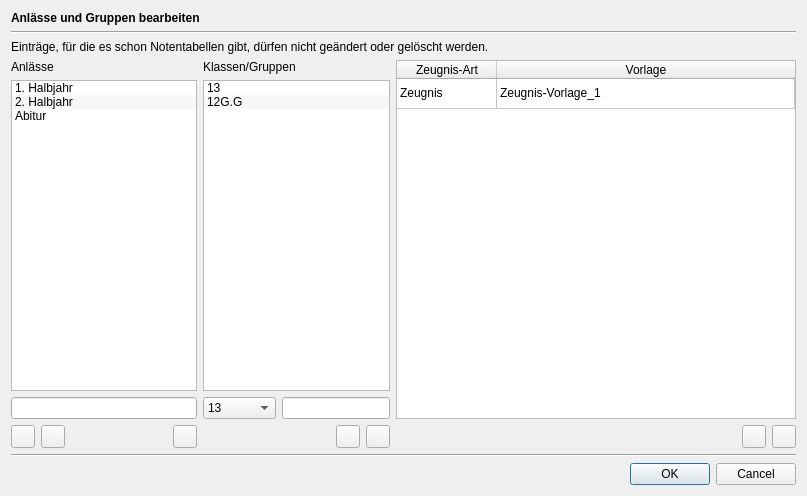
<?xml version="1.0" encoding="UTF-8"?>
<ui version="4.0">
 <class>Dialog</class>
 <widget class="QDialog" name="Dialog">
  <property name="geometry">
   <rect>
    <x>0</x>
    <y>0</y>
    <width>807</width>
    <height>496</height>
   </rect>
  </property>
  <property name="sizePolicy">
   <sizepolicy hsizetype="Preferred" vsizetype="Maximum">
    <horstretch>0</horstretch>
    <verstretch>0</verstretch>
   </sizepolicy>
  </property>
  <property name="windowTitle">
   <string/>
  </property>
  <property name="sizeGripEnabled">
   <bool>false</bool>
  </property>
  <layout class="QVBoxLayout" name="verticalLayout_4">
   <item>
    <widget class="QLabel" name="label_8">
     <property name="font">
      <font>
       <bold>true</bold>
      </font>
     </property>
     <property name="text">
      <string>Anlässe und Gruppen bearbeiten</string>
     </property>
    </widget>
   </item>
   <item>
    <widget class="Line" name="line_2">
     <property name="orientation">
      <enum>Qt::Horizontal</enum>
     </property>
    </widget>
   </item>
   <item>
    <widget class="QLabel" name="label_2">
     <property name="text">
      <string>Einträge, für die es schon Notentabellen gibt, dürfen nicht geändert oder gelöscht werden.</string>
     </property>
     <property name="wordWrap">
      <bool>true</bool>
     </property>
    </widget>
   </item>
   <item>
    <layout class="QHBoxLayout" name="horizontalLayout_6" stretch="0,0,1">
     <item>
      <layout class="QVBoxLayout" name="verticalLayout">
       <item>
        <widget class="QLabel" name="label_5">
         <property name="text">
          <string>Anlässe</string>
         </property>
        </widget>
       </item>
       <item>
        <widget class="QListWidget" name="occasion_list">
         <property name="sizePolicy">
          <sizepolicy hsizetype="MinimumExpanding" vsizetype="Expanding">
           <horstretch>0</horstretch>
           <verstretch>0</verstretch>
          </sizepolicy>
         </property>
         <property name="minimumSize">
          <size>
           <width>40</width>
           <height>200</height>
          </size>
         </property>
         <property name="alternatingRowColors">
          <bool>true</bool>
         </property>
         <item>
          <property name="text">
           <string>1. Halbjahr</string>
          </property>
         </item>
         <item>
          <property name="text">
           <string>2. Halbjahr</string>
          </property>
         </item>
         <item>
          <property name="text">
           <string>Abitur</string>
          </property>
         </item>
        </widget>
       </item>
       <item>
        <widget class="QLineEdit" name="occasion_editor">
         <property name="sizePolicy">
          <sizepolicy hsizetype="MinimumExpanding" vsizetype="Fixed">
           <horstretch>0</horstretch>
           <verstretch>0</verstretch>
          </sizepolicy>
         </property>
        </widget>
       </item>
       <item>
        <layout class="QHBoxLayout" name="horizontalLayout_2">
         <item>
          <widget class="QToolButton" name="pb_remove_occasion">
           <property name="toolTip">
            <string>aktuellen Kurs löschen </string>
           </property>
           <property name="icon">
            <iconset>
             <normaloff>../icons/icon_remove.svg</normaloff>../icons/icon_remove.svg</iconset>
           </property>
          </widget>
         </item>
         <item>
          <widget class="QToolButton" name="pb_new_occasion">
           <property name="toolTip">
            <string>einen neuen Kurs zur Tabelle hinzufügen</string>
           </property>
           <property name="icon">
            <iconset>
             <normaloff>../icons/icon_new.svg</normaloff>../icons/icon_new.svg</iconset>
           </property>
          </widget>
         </item>
         <item>
          <spacer name="horizontalSpacer">
           <property name="orientation">
            <enum>Qt::Horizontal</enum>
           </property>
           <property name="sizeHint" stdset="0">
            <size>
             <width>40</width>
             <height>20</height>
            </size>
           </property>
          </spacer>
         </item>
         <item>
          <widget class="QToolButton" name="pb_edited_occasion">
           <property name="toolTip">
            <string>einen neuen Kurs zur Tabelle hinzufügen</string>
           </property>
           <property name="icon">
            <iconset>
             <normaloff>../icons/icon_ok.svg</normaloff>../icons/icon_ok.svg</iconset>
           </property>
          </widget>
         </item>
        </layout>
       </item>
      </layout>
     </item>
     <item>
      <layout class="QVBoxLayout" name="verticalLayout_2">
       <item>
        <widget class="QLabel" name="label">
         <property name="text">
          <string>Klassen/Gruppen</string>
         </property>
        </widget>
       </item>
       <item>
        <widget class="QListWidget" name="group_list">
         <property name="sizePolicy">
          <sizepolicy hsizetype="MinimumExpanding" vsizetype="Expanding">
           <horstretch>0</horstretch>
           <verstretch>0</verstretch>
          </sizepolicy>
         </property>
         <property name="minimumSize">
          <size>
           <width>50</width>
           <height>0</height>
          </size>
         </property>
         <property name="alternatingRowColors">
          <bool>true</bool>
         </property>
         <item>
          <property name="text">
           <string>13</string>
          </property>
         </item>
         <item>
          <property name="text">
           <string>12G.G</string>
          </property>
         </item>
        </widget>
       </item>
       <item>
        <layout class="QHBoxLayout" name="horizontalLayout_5">
         <item>
          <widget class="QComboBox" name="combo_classes">
           <property name="sizePolicy">
            <sizepolicy hsizetype="MinimumExpanding" vsizetype="Fixed">
             <horstretch>0</horstretch>
             <verstretch>0</verstretch>
            </sizepolicy>
           </property>
           <property name="minimumSize">
            <size>
             <width>0</width>
             <height>0</height>
            </size>
           </property>
           <item>
            <property name="text">
             <string>13</string>
            </property>
           </item>
           <item>
            <property name="text">
             <string>12G.G</string>
            </property>
           </item>
          </widget>
         </item>
         <item>
          <widget class="QLineEdit" name="group_editor">
           <property name="sizePolicy">
            <sizepolicy hsizetype="MinimumExpanding" vsizetype="Fixed">
             <horstretch>0</horstretch>
             <verstretch>0</verstretch>
            </sizepolicy>
           </property>
           <property name="minimumSize">
            <size>
             <width>50</width>
             <height>0</height>
            </size>
           </property>
          </widget>
         </item>
        </layout>
       </item>
       <item>
        <layout class="QHBoxLayout" name="horizontalLayout">
         <item>
          <spacer name="horizontalSpacer_2">
           <property name="orientation">
            <enum>Qt::Horizontal</enum>
           </property>
           <property name="sizeHint" stdset="0">
            <size>
             <width>40</width>
             <height>20</height>
            </size>
           </property>
          </spacer>
         </item>
         <item>
          <widget class="QToolButton" name="pb_remove_group">
           <property name="toolTip">
            <string>aktuellen Kurs löschen </string>
           </property>
           <property name="icon">
            <iconset>
             <normaloff>../icons/icon_remove.svg</normaloff>../icons/icon_remove.svg</iconset>
           </property>
          </widget>
         </item>
         <item>
          <widget class="QToolButton" name="pb_new_group">
           <property name="toolTip">
            <string>einen neuen Kurs zur Tabelle hinzufügen</string>
           </property>
           <property name="icon">
            <iconset>
             <normaloff>../icons/icon_new.svg</normaloff>../icons/icon_new.svg</iconset>
           </property>
          </widget>
         </item>
        </layout>
       </item>
      </layout>
     </item>
     <item>
      <layout class="QVBoxLayout" name="verticalLayout_3">
       <item>
        <widget class="QTableWidget" name="tableWidget">
         <property name="minimumSize">
          <size>
           <width>400</width>
           <height>0</height>
          </size>
         </property>
         <property name="alternatingRowColors">
          <bool>true</bool>
         </property>
         <property name="selectionMode">
          <enum>QAbstractItemView::SingleSelection</enum>
         </property>
         <property name="selectionBehavior">
          <enum>QAbstractItemView::SelectRows</enum>
         </property>
         <attribute name="horizontalHeaderStretchLastSection">
          <bool>true</bool>
         </attribute>
         <attribute name="verticalHeaderVisible">
          <bool>false</bool>
         </attribute>
         <row>
          <property name="text">
           <string>New Row</string>
          </property>
         </row>
         <column>
          <property name="text">
           <string>Zeugnis-Art</string>
          </property>
         </column>
         <column>
          <property name="text">
           <string>Vorlage</string>
          </property>
         </column>
         <item row="0" column="0">
          <property name="text">
           <string>Zeugnis</string>
          </property>
         </item>
         <item row="0" column="1">
          <property name="text">
           <string>Zeugnis-Vorlage_1</string>
          </property>
         </item>
        </widget>
       </item>
       <item>
        <layout class="QHBoxLayout" name="horizontalLayout_4">
         <item>
          <spacer name="horizontalSpacer_4">
           <property name="orientation">
            <enum>Qt::Horizontal</enum>
           </property>
           <property name="sizeHint" stdset="0">
            <size>
             <width>40</width>
             <height>20</height>
            </size>
           </property>
          </spacer>
         </item>
         <item>
          <widget class="QToolButton" name="pb_remove_group_2">
           <property name="toolTip">
            <string>aktuellen Kurs löschen </string>
           </property>
           <property name="icon">
            <iconset>
             <normaloff>../icons/icon_remove.svg</normaloff>../icons/icon_remove.svg</iconset>
           </property>
          </widget>
         </item>
         <item>
          <widget class="QToolButton" name="pb_new_group_2">
           <property name="toolTip">
            <string>einen neuen Kurs zur Tabelle hinzufügen</string>
           </property>
           <property name="icon">
            <iconset>
             <normaloff>../icons/icon_new.svg</normaloff>../icons/icon_new.svg</iconset>
           </property>
          </widget>
         </item>
        </layout>
       </item>
      </layout>
     </item>
    </layout>
   </item>
   <item>
    <widget class="Line" name="line">
     <property name="orientation">
      <enum>Qt::Horizontal</enum>
     </property>
    </widget>
   </item>
   <item>
    <widget class="QDialogButtonBox" name="buttonBox">
     <property name="orientation">
      <enum>Qt::Horizontal</enum>
     </property>
     <property name="standardButtons">
      <set>QDialogButtonBox::Cancel|QDialogButtonBox::Ok</set>
     </property>
    </widget>
   </item>
  </layout>
 </widget>
 <resources/>
 <connections>
  <connection>
   <sender>buttonBox</sender>
   <signal>accepted()</signal>
   <receiver>Dialog</receiver>
   <slot>accept()</slot>
   <hints>
    <hint type="sourcelabel">
     <x>260</x>
     <y>483</y>
    </hint>
    <hint type="destinationlabel">
     <x>157</x>
     <y>274</y>
    </hint>
   </hints>
  </connection>
  <connection>
   <sender>buttonBox</sender>
   <signal>rejected()</signal>
   <receiver>Dialog</receiver>
   <slot>reject()</slot>
   <hints>
    <hint type="sourcelabel">
     <x>328</x>
     <y>483</y>
    </hint>
    <hint type="destinationlabel">
     <x>286</x>
     <y>274</y>
    </hint>
   </hints>
  </connection>
  <connection>
   <sender>occasion_list</sender>
   <signal>currentTextChanged(QString)</signal>
   <receiver>occasion_editor</receiver>
   <slot>setText(QString)</slot>
   <hints>
    <hint type="sourcelabel">
     <x>51</x>
     <y>224</y>
    </hint>
    <hint type="destinationlabel">
     <x>62</x>
     <y>364</y>
    </hint>
   </hints>
  </connection>
 </connections>
</ui>
